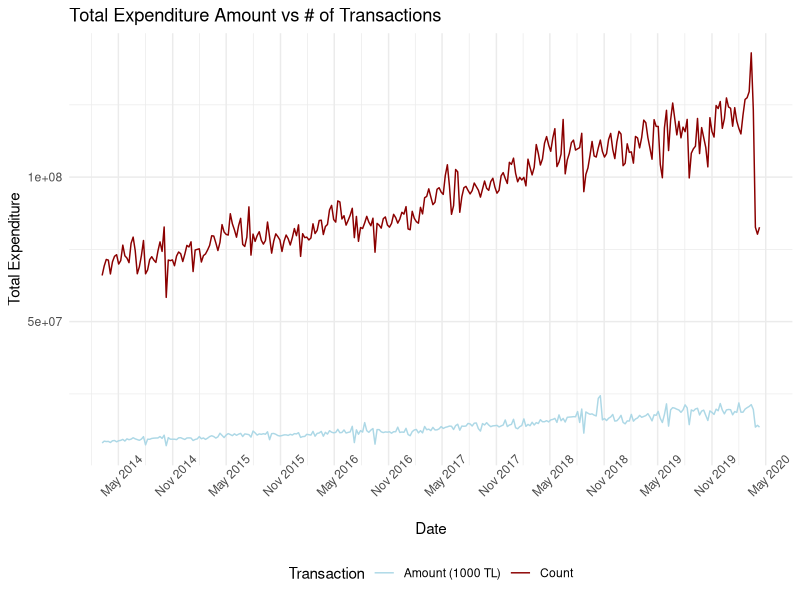
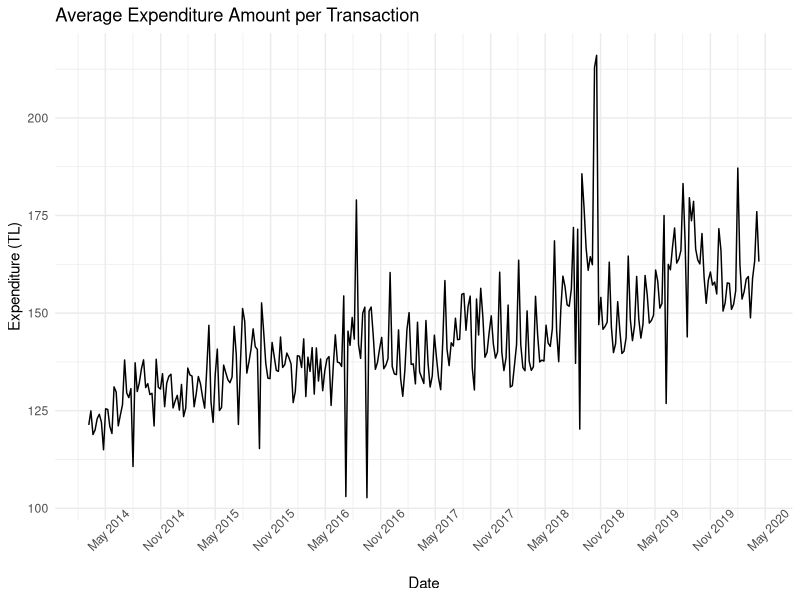

These figures' R source, in order:
## ---- chunk 1
knitr::opts_chunk$set(echo = TRUE)
## ---- chunk 2
# including the required packages
library(readxl)
library(dplyr)
library(ggplot2)
library(lubridate)
library(xts)
## ---- chunk 3
# reading the data
total_expenditure <- read_xlsx('totalcardexpenditure.xlsx')
num_transactions <- read_xlsx('totalnumoftransactions.xlsx')
usd_try <- read_xlsx('usdcurrency.xlsx')
turkey_cpi <- read_xlsx('turkeycpi.xlsx')
## ---- chunk 4
head(total_expenditure)
summary(total_expenditure)
## ---- chunk 5
head(num_transactions)
summary(num_transactions)
## ---- chunk 6
head(usd_try)
summary(usd_try)
## ---- chunk 7
head(turkey_cpi)
summary(turkey_cpi)
## ---- chunk 8
total_expenditure <- total_expenditure %>%
                      rename(Date = 'Tarih', Amount = 'TP KKHARTUT KT1') %>%
                      filter(!is.na(Date) & !is.na(Amount))
total_expenditure$Date <- as.Date(total_expenditure$Date, format='%d-%m-%Y')
head(total_expenditure)
## ---- chunk 9
num_transactions <- num_transactions %>%
                      rename(Date = 'Tarih', Number = 'TP KKISLADE KA1') %>%
                      select(Date, Number) %>%
                      filter(!is.na(Date) & !is.na(Number)) %>%
                      slice(1:319)
num_transactions$Date <- as.Date(num_transactions$Date, format='%d-%m-%Y')
num_transactions$Number <- as.numeric(num_transactions$Number)
head(num_transactions)
## ---- chunk 10
usd_try <- usd_try %>%
            rename(Date = 'Tarih', Currency = 'TP DK USD A YTL') %>%
            select(Date, Currency) %>%
            slice(2:2299) %>%
            mutate(USDTRY = na.locf(Currency)) %>%
            select(Date, USDTRY)
usd_try$Date <- as.Date(usd_try$Date, format='%d-%m-%Y')
head(usd_try)
## ---- chunk 11
turkey_cpi <- turkey_cpi %>%
            rename(Date = 'Tarih', CPI = 'TP FG J0') %>%
            select(Date, CPI) %>%
            slice(1:75)
turkey_cpi$Date <- as.yearmon(turkey_cpi$Date, format='%Y-%m')
turkey_cpi$CPI <- as.numeric(turkey_cpi$CPI)
head(turkey_cpi)
## ---- chunk 12
amount_with_transactions <- merge(total_expenditure, num_transactions, by = 'Date')
amount_with_transactions <- amount_with_transactions %>%
                        mutate(Amount_Per_Transaction = Amount * 1000 / Number)
## ---- chunk 13
amount_transaction_xts <- xts(select(amount_with_transactions, -c(Date)), 
                              order.by = amount_with_transactions$Date)
## ---- chunk 14
ggplot(amount_transaction_xts, aes(x = index(amount_transaction_xts))) +
  theme_minimal() +
  geom_line(aes(y = Amount, color='Amount (1000 TL)')) +
  geom_line(aes(y = Number, color='Count')) +
  scale_x_date(breaks = '6 months', date_labels = '%b %Y') +
  theme(axis.text.x = element_text(angle=45), legend.position = 'bottom') +
  labs(x = 'Date', y = 'Total Expenditure', 
       title = 'Total Expenditure Amount vs # of Transactions') +
  scale_color_manual(name = "Transaction", 
                     values = c("Amount (1000 TL)" = "lightblue", "Count" = "darkred"))
## ---- chunk 15
cor(amount_transaction_xts$Amount, amount_transaction_xts$Number)
## ---- chunk 16
ggplot(amount_transaction_xts, aes(x = index(amount_transaction_xts))) +
  theme_minimal() +
  geom_line(aes(y = Amount_Per_Transaction)) +
  scale_x_date(breaks = '6 months', date_labels = '%b %Y') +
  theme(axis.text.x = element_text(angle=45)) +
  labs(x = 'Date', y = 'Expenditure (TL)', 
       title = 'Average Expenditure Amount per Transaction') 
## ---- chunk 17
expenditure_xts <- xts(select(total_expenditure, Amount), order.by = total_expenditure$Date)
usdtry_xts <- xts(select(usd_try, USDTRY), order.by = usd_try$Date)
## ---- chunk 18
head(expenditure_xts)
head(usdtry_xts)
## ---- chunk 19
index(expenditure_xts) <- index(expenditure_xts) + 2
usdtry_xts <- usdtry_xts['2014-03-07/2020-04-10']
ep <- endpoints(usdtry_xts, on='weeks')
usdtry_weekly_xts <- period.apply(usdtry_xts, INDEX = ep, FUN = mean)
## ---- chunk 20
head(expenditure_xts)
head(usdtry_xts)
## ---- chunk 21
amount_with_exchange <- merge(expenditure_xts, usdtry_weekly_xts, join = 'inner')
## ---- chunk 22
head(amount_with_exchange)
## ---- chunk 23
cor(amount_with_exchange$Amount, amount_with_exchange$USDTRY)
## ---- chunk 24
# creating monthly expenditure xts object
expenditure_monthly <- apply.monthly(expenditure_xts, FUN = mean, indexAt='yearmon')
index(expenditure_monthly) <- as.yearmon(index(expenditure_monthly))

# creating consumer price index xts object
cpi_xts <- xts(select(turkey_cpi, CPI), order.by = turkey_cpi$Date)
## ---- chunk 25
head(expenditure_monthly)
head(cpi_xts)
## ---- chunk 26
expenditure_monthly <- expenditure_monthly['2014-03-01/2020-03-31']
cpi_xts <- cpi_xts['2014-03-01/2020-03-31']
## ---- chunk 27
amount_with_cpi <- merge(expenditure_monthly, cpi_xts)
## ---- chunk 28
head(amount_with_cpi)
## ---- chunk 29
cor(amount_with_cpi$Amount, amount_with_cpi$CPI)
